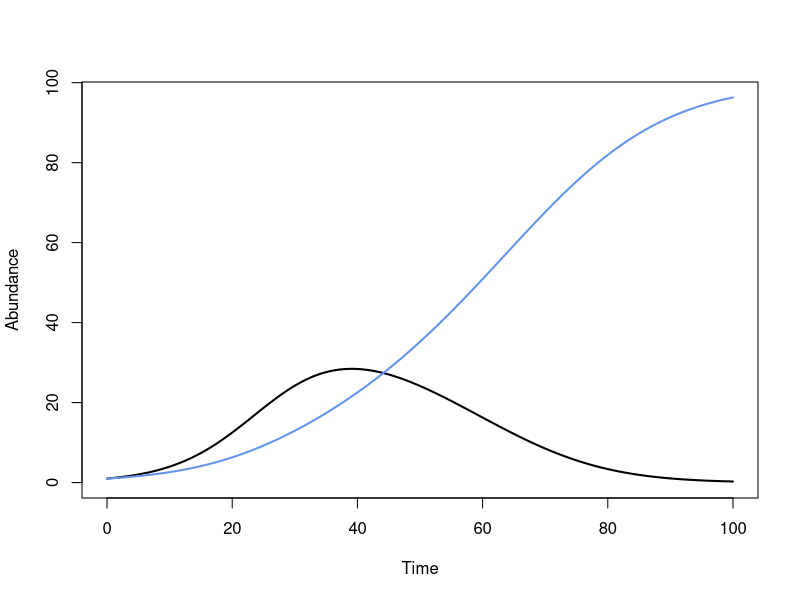
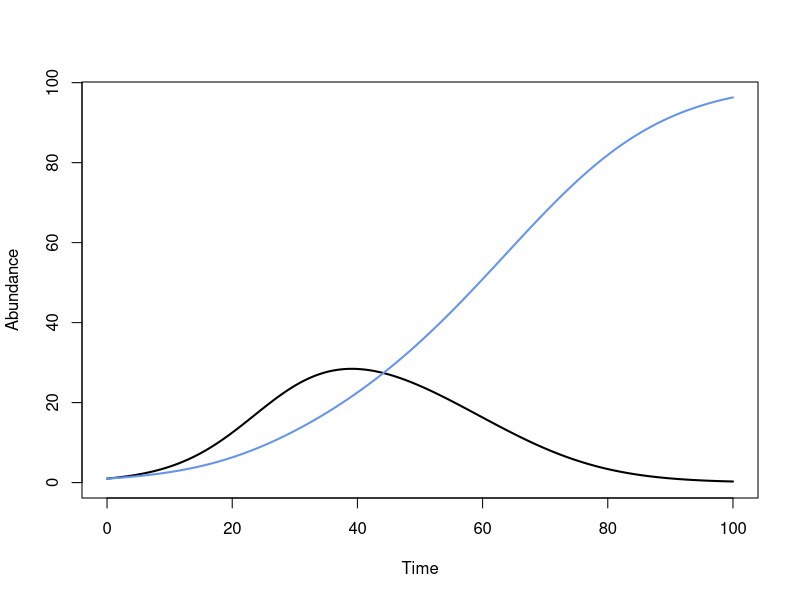
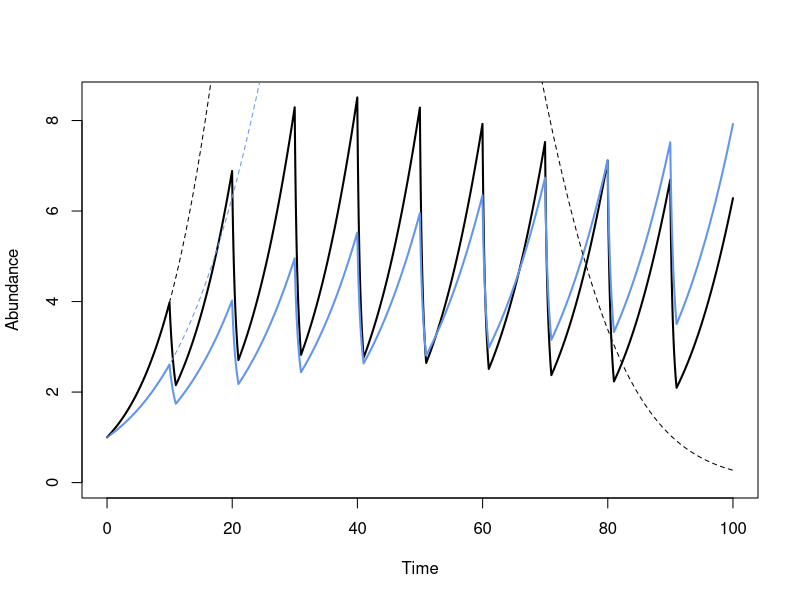
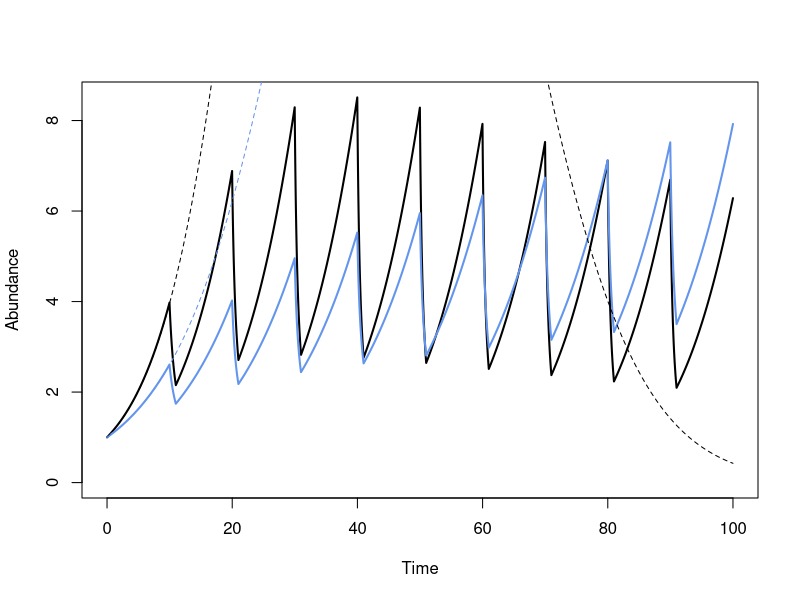
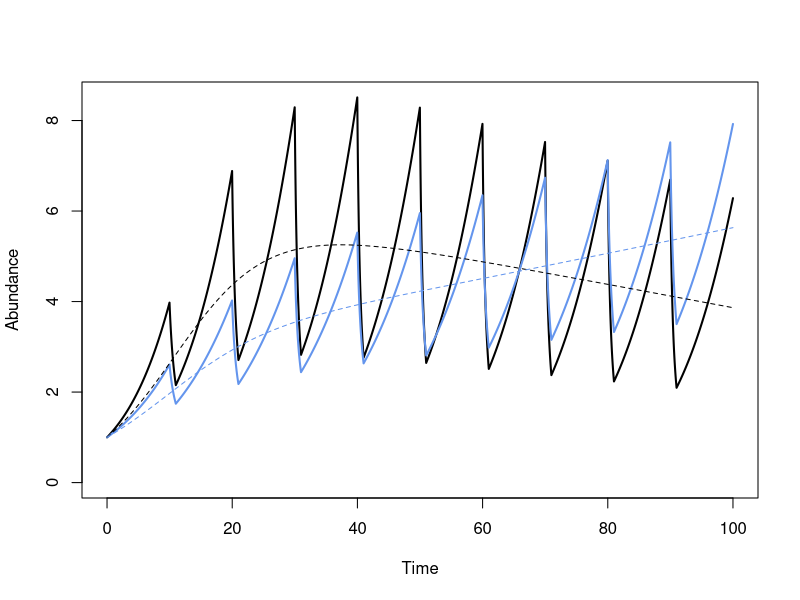

Source code (R) for these figures, in order:
## ---- chunk 1
library(deSolve) #ode solver
## ---- chunk 2
LV_mod <- function(t, state, pars) {
  with(as.list(c(state, pars)), {
    d_N1 <- r1*N1*(1 - (N1 + N2)/K - 0.01*(N1 + N2))
    d_N2 <- r2*N2*(1 - (N1 + N2)/K)
    return(list(c(N1 = d_N1, N2 = d_N2)))
  })
}


# parameters
pars <- c(r1=0.15, r2=0.1, K=100)

# initial state 
init <- c(N1 = 1, N2=1)

# times to solve the equation at
dt <- 0.01 #smallest time step
nYears <- 100 #total number of years
times <- seq(0, nYears, by = dt) #sequence of timesteps


#this line runs the model
lv_results <- ode(init, times, LV_mod, pars) 

plot(lv_results[,1], lv_results[,2], type='l', lwd=2, xlab="Time", ylab="Abundance", ylim=c(0, max(lv_results[,-1])))
lines(lv_results[,1], lv_results[,3], type='l', lwd=2, col="cornflowerblue")
## ---- chunk 3

#function to simulate fromt he lotka-volterra model 
#more details here: https://en.wikipedia.org/wiki/Euler_method
LV_mod_IDH_euler <- function(t, state, pars) {
    dt <- t[2]-t[1]
    N1.vec <- N2.vec <- numeric(length(t))
    N1.vec[1] <- state$N1
    N2.vec[1] <- state$N2
    
    for(i in 2:length(t)) {
      d_N1 <- pars$r1*N1.vec[i-1]*(1 - (N1.vec[i-1] + N2.vec[i-1])/pars$K[i] - 0.01*(N1.vec[i-1] + N2.vec[i-1]))
      d_N2 <- pars$r2*N2.vec[i-1]*(1 - (N1.vec[i-1] + N2.vec[i-1])/pars$K[i]) 
      
      N1.vec[i] <- N1.vec[i-1] + d_N1*dt
      N2.vec[i] <- N2.vec[i-1] + d_N2*dt
    }

    return(data.frame(Time=t, N1 = N1.vec, N2 = N2.vec))
  
}

# parameters
K.perturb  <- rep(pars[3], length(times))
pars.IDH <- list(r1=pars[1], r2=pars[2], K=K.perturb)

# initial state 
init <- list(N1 = 1, N2=1)

lv_idh_results <- LV_mod_IDH_euler(t=times, state=init, pars=pars.IDH)


plot(lv_idh_results$Time, lv_idh_results$N1, type='l', lwd=2, xlab="Time", ylab="Abundance", ylim=c(0, max(lv_idh_results[,-1])))
lines(lv_idh_results$Time, lv_idh_results$N2, type='l', lwd=2, col="cornflowerblue")

## ---- chunk 4
#code here
## ---- chunk 5
# parameters, let K become K/10 every 10 years
K.perturb  <- rep(pars[3], length(times))
for(i in seq(10, nYears-1, by=10)/dt) {
  K.perturb[i:(i+1/dt)] <- 1 
} 

pars.IDH <- list(r1=pars[1], r2=pars[2], K=K.perturb)

# initial state 
init <- list(N1 = 1, N2=1)

lv_idh_results <- LV_mod_IDH_euler(t=times, state=init, pars=pars.IDH)

## ---- chunk 6
#code here
## ---- chunk 7
plot(lv_idh_results$Time, lv_idh_results$N1, type='l', lwd=2, xlab="Time", ylab="Abundance", ylim=c(0, max(lv_idh_results[,-1])))
lines(lv_idh_results$Time, lv_idh_results$N2, type='l', lwd=2, col="cornflowerblue")

lv_results <- data.frame(lv_results)
lines(lv_results$time, lv_results$N1, lty=2)
lines(lv_results$time, lv_results$N2, lty=2, col="cornflowerblue")
## ---- chunk 8
#code here
## ---- chunk 9

pars.mean <- c(pars[1], pars[2], K=mean(pars.IDH$K))

init <- c(N1=1, N2=1)
lv_mean_results <- ode(init, times, LV_mod, pars.mean) 

plot(lv_idh_results$Time, lv_idh_results$N1, type='l', lwd=2, xlab="Time", ylab="Abundance", ylim=c(0, max(lv_idh_results[,-1])))
lines(lv_idh_results$Time, lv_idh_results$N2, type='l', lwd=2, col="cornflowerblue")

lv_mean_results <- data.frame(lv_mean_results)
lines(lv_mean_results$time, lv_mean_results$N1, lty=2)
lines(lv_mean_results$time, lv_mean_results$N2, lty=2, col="cornflowerblue")
## ---- chunk 10

K.mean <-  1/mean(1/pars.IDH$K) #take the mean of 1/K then back transform to K.
pars.mean <- c(pars[1], pars[2], K=K.mean)

init <- c(N1=1, N2=1)
lv_mean_results <- ode(init, times, LV_mod, pars.mean) 

plot(lv_idh_results$Time, lv_idh_results$N1, type='l', lwd=2, xlab="Time", ylab="Abundance", ylim=c(0, max(lv_idh_results[,-1])))
lines(lv_idh_results$Time, lv_idh_results$N2, type='l', lwd=2, col="cornflowerblue")

lv_mean_results <- data.frame(lv_mean_results)
lines(lv_mean_results$time, lv_mean_results$N1, lty=2)
lines(lv_mean_results$time, lv_mean_results$N2, lty=2, col="cornflowerblue")
## ---- chunk 11
K <- rnorm(n=1e4, mean=100, sd=0)
mean(K)
1/mean(1/K)
